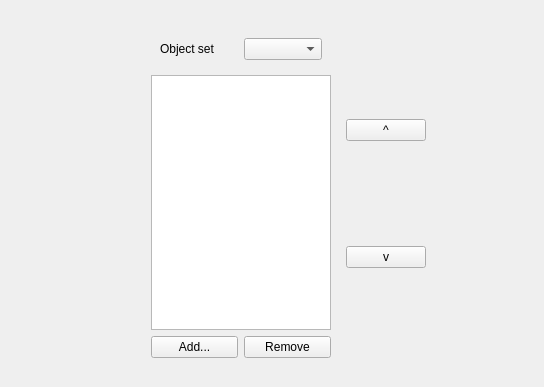
<?xml version="1.0" encoding="UTF-8"?>
<ui version="4.0">
 <class>ObjectEditorWidget</class>
 <widget class="QWidget" name="ObjectEditorWidget">
  <property name="geometry">
   <rect>
    <x>0</x>
    <y>0</y>
    <width>544</width>
    <height>387</height>
   </rect>
  </property>
  <property name="windowTitle">
   <string>Form</string>
  </property>
  <layout class="QHBoxLayout" name="horizontalLayout_4">
   <item>
    <spacer name="horizontalSpacer">
     <property name="orientation">
      <enum>Qt::Horizontal</enum>
     </property>
     <property name="sizeHint" stdset="0">
      <size>
       <width>40</width>
       <height>20</height>
      </size>
     </property>
    </spacer>
   </item>
   <item>
    <widget class="QWidget" name="widget_4" native="true">
     <layout class="QVBoxLayout" name="verticalLayout_4">
      <item>
       <widget class="ObjectEditStackedWidget" name="objectEditStackedWidget"/>
      </item>
     </layout>
    </widget>
   </item>
   <item>
    <widget class="QWidget" name="widget_2" native="true">
     <layout class="QVBoxLayout" name="verticalLayout_2">
      <item>
       <layout class="QHBoxLayout" name="horizontalLayout_3">
        <item>
         <widget class="QWidget" name="widget_3" native="true">
          <layout class="QVBoxLayout" name="verticalLayout_3">
           <item>
            <widget class="QWidget" name="widget" native="true">
             <layout class="QHBoxLayout" name="horizontalLayout">
              <item>
               <widget class="QLabel" name="label">
                <property name="sizePolicy">
                 <sizepolicy hsizetype="Preferred" vsizetype="Preferred">
                  <horstretch>0</horstretch>
                  <verstretch>0</verstretch>
                 </sizepolicy>
                </property>
                <property name="text">
                 <string>Object set</string>
                </property>
               </widget>
              </item>
              <item>
               <widget class="QComboBox" name="objectSetBox"/>
              </item>
             </layout>
            </widget>
           </item>
           <item>
            <widget class="ObjectPatternListWidget" name="objectPatternListWidget">
             <property name="maximumSize">
              <size>
               <width>180</width>
               <height>16777215</height>
              </size>
             </property>
            </widget>
           </item>
           <item>
            <layout class="QHBoxLayout" name="horizontalLayout_2">
             <item>
              <widget class="QPushButton" name="objectAddButton">
               <property name="text">
                <string>Add...</string>
               </property>
              </widget>
             </item>
             <item>
              <widget class="QPushButton" name="objectRemoveButton">
               <property name="text">
                <string>Remove</string>
               </property>
              </widget>
             </item>
            </layout>
           </item>
          </layout>
         </widget>
        </item>
        <item>
         <layout class="QVBoxLayout" name="verticalLayout">
          <item>
           <widget class="QPushButton" name="objectUpButton">
            <property name="text">
             <string>^</string>
            </property>
           </widget>
          </item>
          <item>
           <widget class="QPushButton" name="objectDownButton">
            <property name="text">
             <string>v</string>
            </property>
           </widget>
          </item>
         </layout>
        </item>
        <item>
         <spacer name="horizontalSpacer_3">
          <property name="orientation">
           <enum>Qt::Horizontal</enum>
          </property>
          <property name="sizeHint" stdset="0">
           <size>
            <width>40</width>
            <height>20</height>
           </size>
          </property>
         </spacer>
        </item>
       </layout>
      </item>
     </layout>
    </widget>
   </item>
   <item>
    <spacer name="horizontalSpacer_2">
     <property name="orientation">
      <enum>Qt::Horizontal</enum>
     </property>
     <property name="sizeHint" stdset="0">
      <size>
       <width>40</width>
       <height>20</height>
      </size>
     </property>
    </spacer>
   </item>
  </layout>
 </widget>
 <customwidgets>
  <customwidget>
   <class>ObjectPatternListWidget</class>
   <extends>QListWidget</extends>
   <header>objectpatternlistwidget.h</header>
  </customwidget>
  <customwidget>
   <class>ObjectEditStackedWidget</class>
   <extends>QStackedWidget</extends>
   <header>objecteditstackedwidget.h</header>
   <container>1</container>
  </customwidget>
 </customwidgets>
 <resources/>
 <connections/>
</ui>
